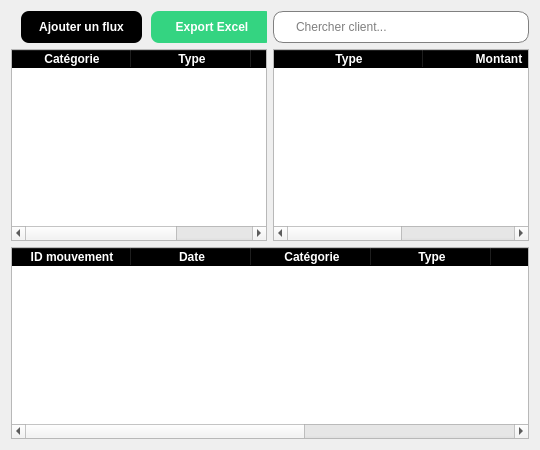
               <widget class="QWidget" name="tab_flux_monetaire">
                <attribute name="title">
                 <string>Flux Monétaires</string>
                </attribute>
                <layout class="QGridLayout" name="gridLayout_14">
                 <item row="2" column="0">
                  <widget class="QTableWidget" name="table_infos_flux_monetaire_cate">
                   <property name="styleSheet">
                    <string notr="true">QHeaderView::section{
	font-weight: bold;
	background-color: black;
	color: white;
}

QTablewidget{
	alternate-background-color: #B0EDFB;
	background-color: #F4F9FA;
}</string>
                   </property>
                   <property name="alternatingRowColors">
                    <bool>true</bool>
                   </property>
                   <attribute name="horizontalHeaderDefaultSectionSize">
                    <number>120</number>
                   </attribute>
                   <attribute name="horizontalHeaderStretchLastSection">
                    <bool>true</bool>
                   </attribute>
                   <column>
                    <property name="text">
                     <string>Catégorie</string>
                    </property>
                   </column>
                   <column>
                    <property name="text">
                     <string>Type</string>
                    </property>
                   </column>
                   <column>
                    <property name="text">
                     <string>Montant</string>
                    </property>
                   </column>
                  </widget>
                 </item>
                 <item row="0" column="0">
                  <widget class="QWidget" name="widget_5" native="true">
                   <widget class="QPushButton" name="export_excel_btn_flux_monetaire">
                    <property name="geometry">
                     <rect>
                      <x>140</x>
                      <y>0</y>
                      <width>122</width>
                      <height>32</height>
                     </rect>
                    </property>
                    <property name="minimumSize">
                     <size>
                      <width>0</width>
                      <height>32</height>
                     </size>
                    </property>
                    <property name="maximumSize">
                     <size>
                      <width>122</width>
                      <height>32</height>
                     </size>
                    </property>
                    <property name="styleSheet">
                     <string notr="true">QPushButton{
	background-color: #34D481;
	color: white;
	border: none;
	border-radius: 8px;
	font-weight: bold;
	font-size: 12px
}</string>
                    </property>
                    <property name="text">
                     <string>Export Excel</string>
                    </property>
                    <property name="icon">
                     <iconset resource="ressources.qrc">
                      <normaloff>:/icones/excel.png</normaloff>:/icones/excel.png</iconset>
                    </property>
                   </widget>
                   <widget class="QPushButton" name="btn_ajout_inventaire_3">
                    <property name="geometry">
                     <rect>
                      <x>10</x>
                      <y>0</y>
                      <width>121</width>
                      <height>32</height>
                     </rect>
                    </property>
                    <property name="minimumSize">
                     <size>
                      <width>0</width>
                      <height>32</height>
                     </size>
                    </property>
                    <property name="maximumSize">
                     <size>
                      <width>122</width>
                      <height>32</height>
                     </size>
                    </property>
                    <property name="styleSheet">
                     <string notr="true">QPushButton{
	background-color: rgb(0, 0, 0);
	color: white;
	border: none;
	border-radius: 8px;
	font-weight: bold;
	font-size: 12px
}</string>
                    </property>
                    <property name="text">
                     <string>Ajouter un flux</string>
                    </property>
                    <property name="icon">
                     <iconset resource="ressources.qrc">
                      <normaloff>:/icones/add.png</normaloff>:/icones/add.png</iconset>
                    </property>
                   </widget>
                   <widget class="QPushButton" name="export_pdf_btn_flux_monetaire">
                    <property name="geometry">
                     <rect>
                      <x>270</x>
                      <y>0</y>
                      <width>121</width>
                      <height>32</height>
                     </rect>
                    </property>
                    <property name="minimumSize">
                     <size>
                      <width>0</width>
                      <height>32</height>
                     </size>
                    </property>
                    <property name="maximumSize">
                     <size>
                      <width>122</width>
                      <height>32</height>
                     </size>
                    </property>
                    <property name="styleSheet">
                     <string notr="true">QPushButton{
	background-color: rgb(255, 58, 21);
	color: white;
	border: none;
	border-radius: 8px;
	font-weight: bold;
	font-size: 12px
}</string>
                    </property>
                    <property name="text">
                     <string>Export PDF</string>
                    </property>
                    <property name="icon">
                     <iconset resource="ressources.qrc">
                      <normaloff>:/icones/pdf.png</normaloff>:/icones/pdf.png</iconset>
                    </property>
                   </widget>
                  </widget>
                 </item>
                 <item row="2" column="1">
                  <widget class="QTableWidget" name="table_infos_flux_monetaire_3">
                   <property name="styleSheet">
                    <string notr="true">QHeaderView::section{
	font-weight: bold;
	background-color: black;
	color: white;
}

QTablewidget{
	alternate-background-color: #B0EDFB;
	background-color: #F4F9FA;
}</string>
                   </property>
                   <property name="alternatingRowColors">
                    <bool>true</bool>
                   </property>
                   <attribute name="horizontalHeaderDefaultSectionSize">
                    <number>150</number>
                   </attribute>
                   <attribute name="horizontalHeaderStretchLastSection">
                    <bool>true</bool>
                   </attribute>
                   <column>
                    <property name="text">
                     <string>Type</string>
                    </property>
                   </column>
                   <column>
                    <property name="text">
                     <string>Montant</string>
                    </property>
                   </column>
                  </widget>
                 </item>
                 <item row="3" column="0" colspan="2">
                  <widget class="QTableWidget" name="table_infos_flux_monetaire">
                   <property name="styleSheet">
                    <string notr="true">QHeaderView::section{
	font-weight: bold;
	background-color: black;
	color: white;
}

QTablewidget{
	alternate-background-color: #B0EDFB;
	background-color: #F4F9FA;
}</string>
                   </property>
                   <property name="alternatingRowColors">
                    <bool>true</bool>
                   </property>
                   <property name="showGrid">
                    <bool>false</bool>
                   </property>
                   <property name="sortingEnabled">
                    <bool>true</bool>
                   </property>
                   <attribute name="horizontalHeaderVisible">
                    <bool>true</bool>
                   </attribute>
                   <attribute name="horizontalHeaderDefaultSectionSize">
                    <number>120</number>
                   </attribute>
                   <attribute name="horizontalHeaderStretchLastSection">
                    <bool>true</bool>
                   </attribute>
                   <column>
                    <property name="text">
                     <string>ID mouvement</string>
                    </property>
                   </column>
                   <column>
                    <property name="text">
                     <string>Date</string>
                    </property>
                   </column>
                   <column>
                    <property name="text">
                     <string>Catégorie</string>
                    </property>
                   </column>
                   <column>
                    <property name="text">
                     <string>Type</string>
                    </property>
                   </column>
                   <column>
                    <property name="text">
                     <string>Montant</string>
                    </property>
                   </column>
                   <column>
                    <property name="text">
                     <string>Description</string>
                    </property>
                   </column>
                   <column>
                    <property name="text">
                     <string>Utilisateur</string>
                    </property>
                   </column>
                  </widget>
                 </item>
                 <item row="0" column="1">
                  <widget class="QLineEdit" name="cherche_flux_monetaire">
                   <property name="minimumSize">
                    <size>
                     <width>0</width>
                     <height>32</height>
                    </size>
                   </property>
                   <property name="maximumSize">
                    <size>
                     <width>407</width>
                     <height>31</height>
                    </size>
                   </property>
                   <property name="styleSheet">
                    <string notr="true">QLineEdit{
	padding-left: 20px;
	border: 1px solid gray;
	border-radius:10px
}</string>
                   </property>
                   <property name="placeholderText">
                    <string>Chercher client...</string>
                   </property>
                  </widget>
                 </item>
                </layout>
               </widget>
